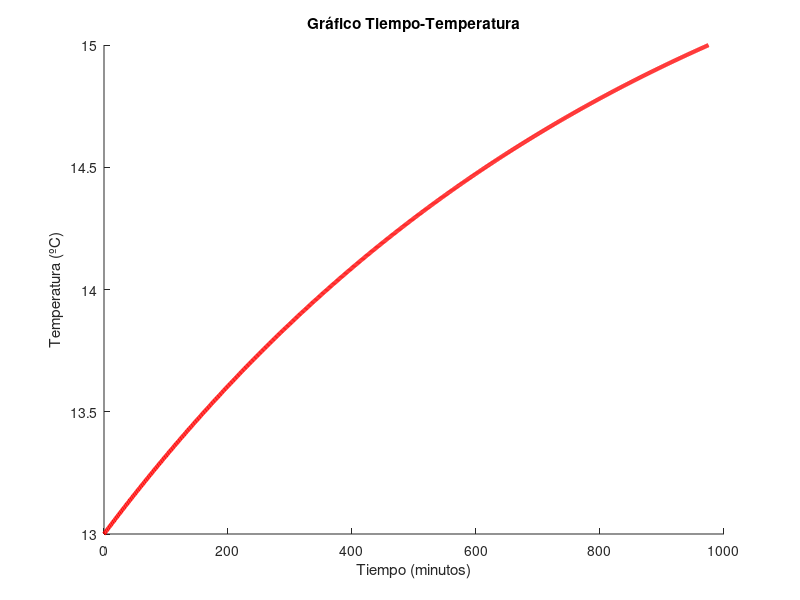

Write MATLAB code to recreate this figure.
% Clean screen and variables
% Limpiar pantalla y variables
clc
clear

%Pedir parámteros de temperaturas y tiempos
prompt = {'Temperatura Inicial Hielera', 'Temperatura Ambiente', 'Temperatura Hielera Segunda Lectura', 'Tiempo de Segunda Lectura', 'Temperatura'};
digtitle = 'Introduce los valores';
dims = [1 25];
definput = {'13','16', '14', '360', '15'};
answer = inputdlg(prompt, digtitle, dims, definput);

%Convertir los parámteros manueales o predefinidos de string a números
Tih = str2num(answer{1});
Ta = str2num(answer{2});
Tht = str2num(answer{3});
t2l = str2num(answer{4});
temp = str2num(answer{5});

%Calcular la constante de integración y la constante térmica
C = Tih-Ta;
k =((log((Tht-Ta)/(Tih-Ta)))/-t2l);
tiempo = (log((temp-Ta)/C))/-k;

%Gráfica del cambio de temperatura de la hielera con función al tiempo
t = [0:1:tiempo];
T = (C*exp(-(k*t)))+ Ta;
figure('Name', 'Gráfica Tiempo-Temperatura');
title('Gráfico Tiempo-Temperatura');
xlabel('Tiempo (minutos)');
ylabel('Temperatura (ºC)');
hold on
plot(t,T, 'color', 'red', 'LineWidth', 3);

%Impresión de resultados 
sprintf('El tiempo en el que la hielera alcanza los %.1f ºC es %.0f minutos',temp, tiempo)
